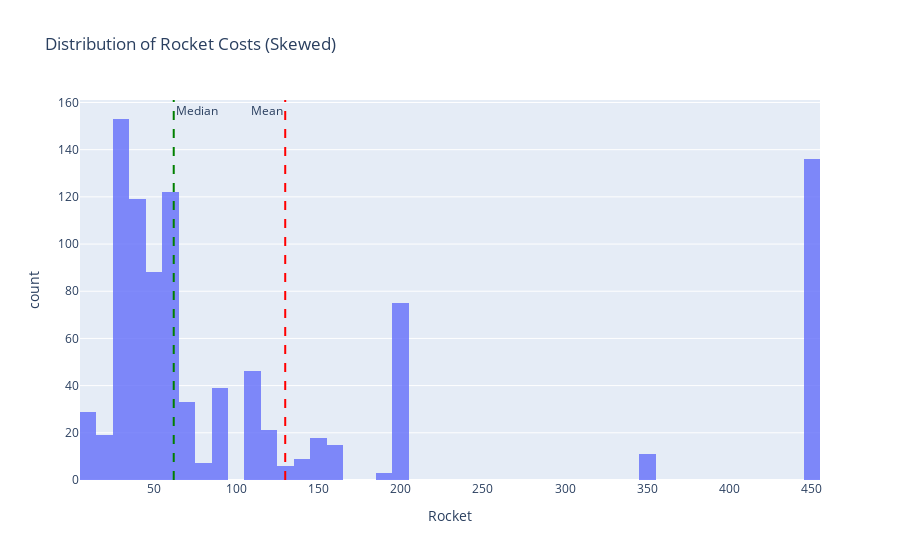

The notebook cell this image was saved under:
### Markdown cell above
## Handling missing values

### Code cell
# Clean Rocket column
df[' Rocket'] = pd.to_numeric(df[' Rocket'], errors='coerce')

# Drop missing values for better visualization
df_plot = df.dropna(subset=[' Rocket'])

# Plot histogram
fig = px.histogram(
    df_plot, 
    x=' Rocket', 
    nbins=50, 
    title='Distribution of Rocket Costs (Skewed)',
    labels={'Rocket': 'Rocket Cost ($ million)'},
    opacity=0.8
)

# Add mean and median lines
mean_val = df_plot[' Rocket'].mean()
median_val = df_plot[' Rocket'].median()

fig.add_vline(x=mean_val, line_dash="dash", line_color="red", annotation_text="Mean", annotation_position="top left")
fig.add_vline(x=median_val, line_dash="dash", line_color="green", annotation_text="Median", annotation_position="top right")

fig.show()

### Figure 1 — Plotly figure (JSON) as saved in the notebook; plotly's stock layout.template omitted (floating-point values rounded to 4 significant figures; data arrays with more than 128 entries replaced by an {"elided": "..."} marker saying what was removed)
{"data": [{"bingroup": "x", "hovertemplate": " Rocket=%{x}<br>count=%{y}<extra></extra>", "legendgroup": "", "marker": {"color": "#636efa", "opacity": 0.8, "pattern": {"shape": ""}}, "name": "", "nbinsx": 50, "orientation": "v", "showlegend": false, "type": "histogram", "x": {"elided": "949 float values"}, "xaxis": "x", "yaxis": "y"}], "layout": {"annotations": [{"showarrow": false, "text": "Mean", "x": 129.8, "xanchor": "right", "xref": "x", "y": 1, "yanchor": "top", "yref": "y domain"}, {"showarrow": false, "text": "Median", "x": 62, "xanchor": "left", "xref": "x", "y": 1, "yanchor": "top", "yref": "y domain"}], "barmode": "relative", "legend": {"tracegroupgap": 0}, "shapes": [{"line": {"color": "red", "dash": "dash"}, "type": "line", "x0": 129.8, "x1": 129.8, "xref": "x", "y0": 0, "y1": 1, "yref": "y domain"}, {"line": {"color": "green", "dash": "dash"}, "type": "line", "x0": 62, "x1": 62, "xref": "x", "y0": 0, "y1": 1, "yref": "y domain"}], "title": {"text": "Distribution of Rocket Costs (Skewed)"}, "xaxis": {"anchor": "y", "domain": [0, 1], "title": {"text": " Rocket"}}, "yaxis": {"anchor": "x", "domain": [0, 1], "title": {"text": "count"}}}}
